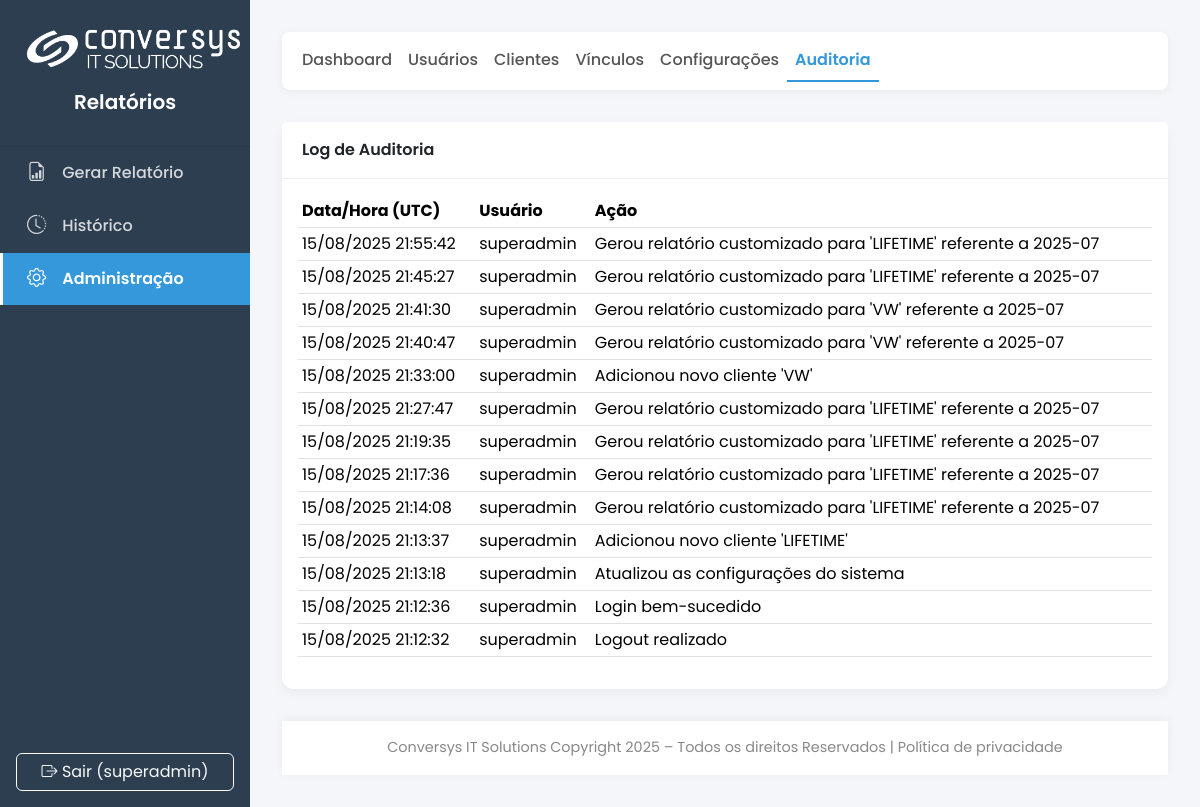
/admin/audit (signed in), run on an earlier commit of the app's database.
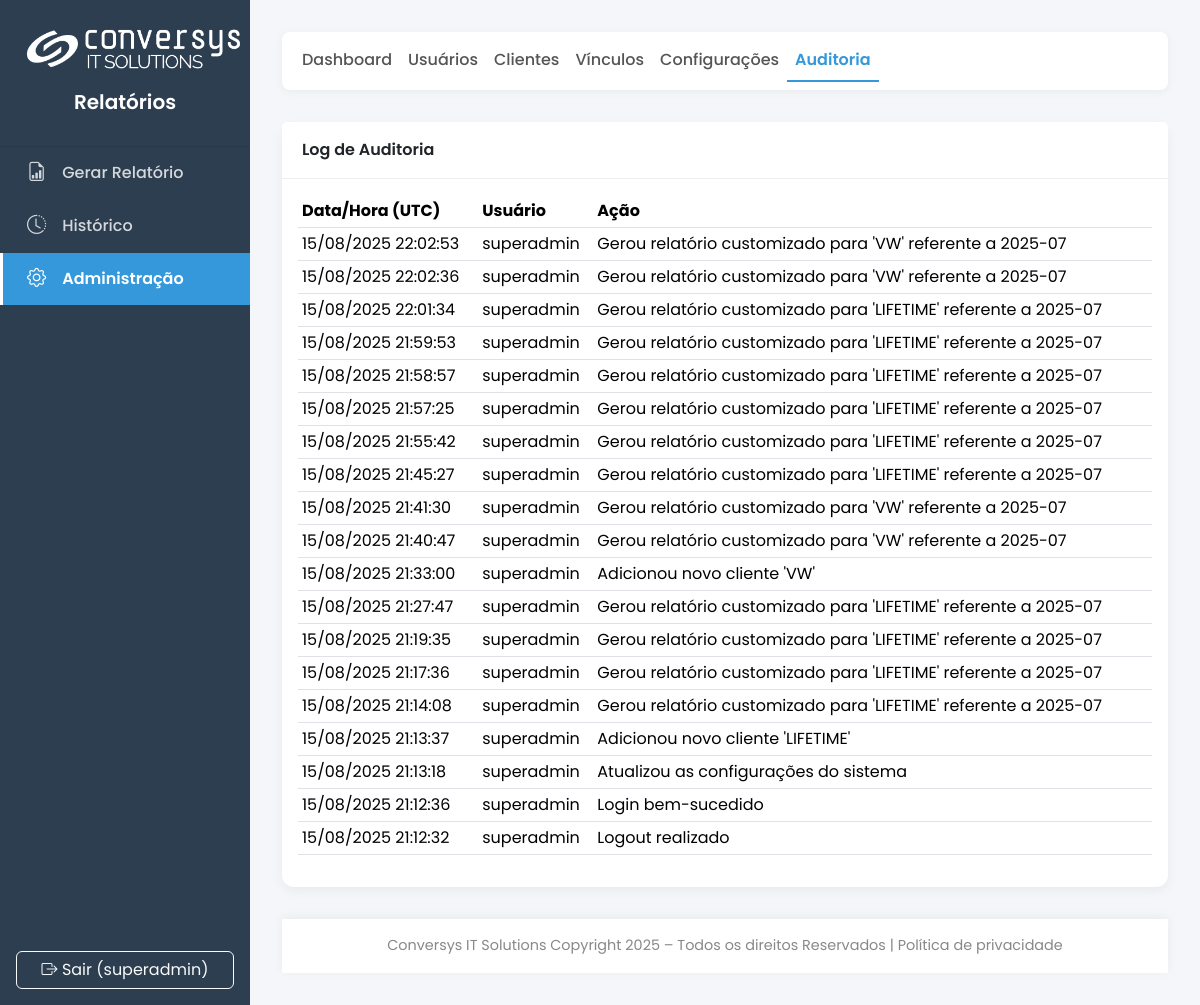
And on a later commit of the database.
### main.py (models this page shows)
class AuditLog(db.Model):
    id = db.Column(db.Integer, primary_key=True)
    user_id = db.Column(db.Integer, db.ForeignKey('user.id'), nullable=True)
    username = db.Column(db.String(64), nullable=False)
    action = db.Column(db.String(255), nullable=False)
    timestamp = db.Column(db.DateTime, default=dt.datetime.utcnow)
    user = db.relationship('User', backref='audit_logs')

### main.py (the view)
@app.route('/admin/audit')
@admin_required
def admin_audit_log():
    logs = AuditLog.query.order_by(AuditLog.timestamp.desc()).limit(200).all()
    return render_template('admin/audit_log.html', title="Log de Auditoria", logs=logs)

### main.py (called while the page is built)
@login_manager.user_loader
def load_user(user_id):
    return db.session.get(User, int(user_id))

@app.before_request
def before_request_func():
    g.sys_config = SystemConfig.query.first()

def admin_required(f):
    @wraps(f)
    @login_required
    def decorated_function(*args, **kwargs):
        if not (current_user.has_role('admin') or current_user.has_role('super_admin')):
            flash('Acesso negado. Você não tem permissão para acessar esta área.', 'danger')
            return redirect(url_for('gerar_form'))
        return f(*args, **kwargs)
    return decorated_function

def get_text_color_for_bg(hex_color):
    try:
        hex_color = hex_color.lstrip('#')
        r, g, b = tuple(int(hex_color[i:i+2], 16) for i in (0, 2, 4))
        luminance = (0.299 * r + 0.587 * g + 0.114 * b) / 255
        return '#212529' if luminance > 0.6 else '#ffffff'
    except (ValueError, TypeError):
        return '#ffffff'

    def has_role(self, role_name): return self.role.name == role_name

### templates/admin/audit_log.html (shortened to what this page needs)
{% extends 'admin/base.html' %}
{% block admin_content %}
<div class="card"><div class="card-header">Log de Auditoria</div>
<div class="card-body"><div class="table-responsive">
<table class="table table-sm table-hover">
<thead><tr><th>Data/Hora (UTC)</th><th>Usuário</th><th>Ação</th></tr></thead>
<tbody>
{% for log in logs %}
<tr><td>{{ log.timestamp.strftime('%d/%m/%Y %H:%M:%S') }}</td><td>{{ log.username }}</td><td>{{ log.action }}</td></tr>
{% else %}
<tr><td colspan="3" class="text-center text-muted p-4">Nenhum registro de auditoria encontrado.</td></tr>
{% endfor %}</tbody></table></div></div></div>
{% endblock %}

What changed in the data, as far as the page shows it:
added AuditLog: timestamp "15/08/2025 22:02:53", username "superadmin", action "Gerou relatório customizado para 'VW' referente a 2025-07"
added AuditLog: timestamp "15/08/2025 22:02:36", username "superadmin", action "Gerou relatório customizado para 'VW' referente a 2025-07"
added AuditLog: timestamp "15/08/2025 22:01:34", username "superadmin", action "Gerou relatório customizado para 'LIFETIME' referente a 2025-07"
added AuditLog: timestamp "15/08/2025 21:59:53", username "superadmin", action "Gerou relatório customizado para 'LIFETIME' referente a 2025-07"
added AuditLog: timestamp "15/08/2025 21:58:57", username "superadmin", action "Gerou relatório customizado para 'LIFETIME' referente a 2025-07"
added AuditLog: timestamp "15/08/2025 21:57:25", username "superadmin", action "Gerou relatório customizado para 'LIFETIME' referente a 2025-07"
